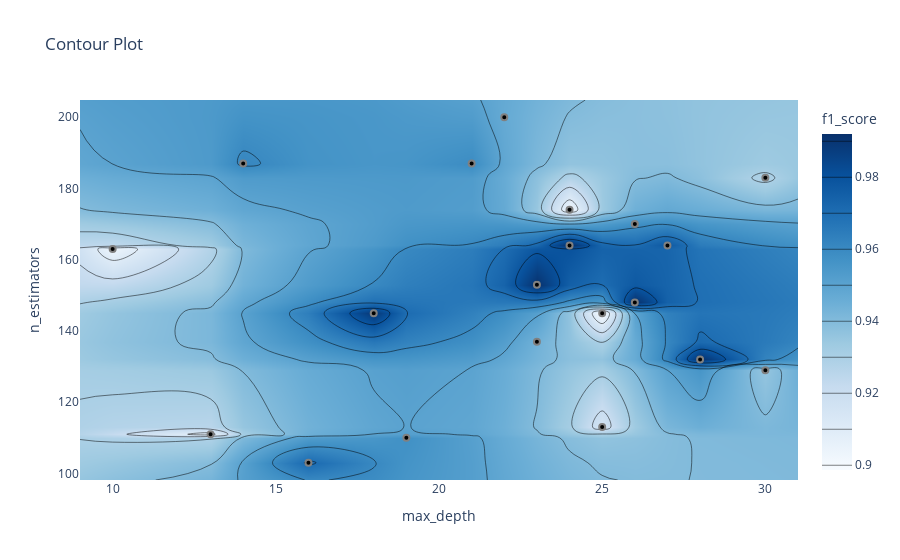

Notebook code cell kept with this figure:
### Markdown cell above
График контура отношений гиперпараметров

Он показывает связь между различными комбинациями гиперпараметров и значение метрики для этих комбинаций в виде контурного графика.

### Code cell
optuna.visualization.plot_contour(study, params=["max_depth", "n_estimators"],
                                  target_name="f1_score")

### Figure 1 — Plotly figure (JSON) as saved in the notebook; plotly's stock layout.template omitted (floating-point values rounded to 4 significant figures; data arrays with more than 128 entries replaced by an {"elided": "..."} marker saying what was removed)
{"data": [{"colorbar": {"title": {"text": "f1_score"}}, "colorscale": [[0, "rgb(247,251,255)"], [0.125, "rgb(222,235,247)"], [0.25, "rgb(198,219,239)"], [0.375, "rgb(158,202,225)"], [0.5, "rgb(107,174,214)"], [0.625, "rgb(66,146,198)"], [0.75, "rgb(33,113,181)"], [0.875, "rgb(8,81,156)"], [1, "rgb(8,48,107)"]], "connectgaps": true, "contours": {"coloring": "heatmap"}, "hoverinfo": "none", "line": {"smoothing": 1.3}, "reversescale": false, "type": "contour", "x": [9, 10, 13, 14, 16, 18, 19, 21, 22, 23, 24, 25, 26, 27, 28, 30, 31], "y": [98.15, 103, 110, 111, 113, 129, 132, 137, 145, 148, 153, 163, 164, 170, 174, 183, 187, 200, 204.8], "z": {"elided": "19x17 float values"}}, {"marker": {"color": "black", "line": {"color": "Grey", "width": 2}}, "mode": "markers", "showlegend": false, "type": "scatter", "x": [14, 21, 19, 13, 30, 30, 26, 16, 25, 10, 25, 18, 23, 24, 26, 28, 22, 27, 23, 24], "y": [187, 187, 110, 111, 183, 129, 148, 103, 113, 163, 145, 145, 153, 164, 170, 132, 200, 164, 137, 174]}], "layout": {"title": {"text": "Contour Plot"}, "xaxis": {"range": [9, 31], "title": {"text": "max_depth"}}, "yaxis": {"range": [98.15, 204.8], "title": {"text": "n_estimators"}}}}
